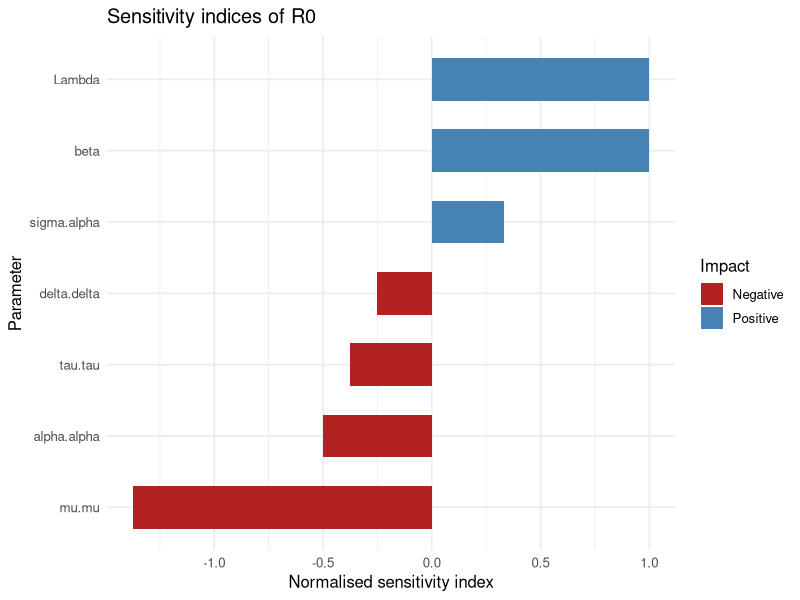
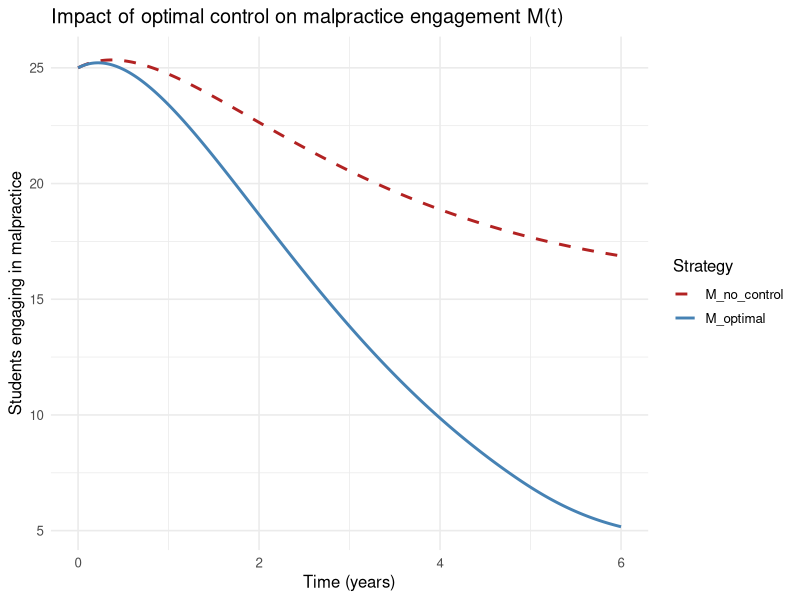

These charts were generated, in order, by the following R code:
## ---- chunk 1
library(deSolve)
library(ggplot2)
library(dplyr)
library(tidyr)
library(reshape2)
params_A <- c(
  Lambda = 50,   # Recruitment rate
  beta   = 0.0018, # Scenario A: R0 < 1
  sigma  = 0.4,  # Exposure to malpractice rate
  tau    = 0.3,  # Orientation (E -> H) rate
  alpha  = 0.2,  # Detection/cancellation rate
  delta  = 0.1,  # Direct recovery (M -> R) rate
  gamma  = 0.5,  # Recovery after cancellation (C -> R) rate
  eps    = 0.2,  # Transition (R -> H) rate
  omega  = 0.05, # Reversion (H -> S) rate
  mu     = 0.1   # Natural exit rate
)

params_B <- params_A
params_B["beta"] <- 0.003  # Scenario B: R0 > 1
init <- c(S = 120, E = 30, M = 25, C = 5, R = 5, H = 15)
times <- seq(0, 6, by = 0.01)
malpractice_ode <- function(t, state, params) {
  with(as.list(c(state, params)), {
    dS <- Lambda + omega * H - beta * S * M - mu * S
    dE <- beta * S * M - (tau + sigma + mu) * E
    dM <- sigma * E - (mu + alpha + delta) * M
    dC <- alpha * M - (mu + gamma) * C
    dR <- gamma * C + delta * M - (eps + mu) * R
    dH <- tau * E + eps * R - (omega + mu) * H
    list(c(dS, dE, dM, dC, dR, dH))
  })
}
out_A <- as.data.frame(ode(init, times, malpractice_ode, params_A))
out_B <- as.data.frame(ode(init, times, malpractice_ode, params_B))
compute_R0 <- function(p) {
  S0 <- p["Lambda"] / p["mu"]
  (p["beta"] * p["sigma"] * S0) /
    ((p["sigma"] + p["tau"] + p["mu"]) *
     (p["alpha"] + p["delta"] + p["mu"]))
}
cat("R0 Scenario A:", round(compute_R0(params_A), 3), "\n")
cat("R0 Scenario B:", round(compute_R0(params_B), 3), "\n")
plot_compartment <- function(df, var, title_str, colour = "steelblue") {
  ggplot(df, aes(x = time, y = .data[[var]])) +
    geom_line(colour = colour, linewidth = 1) +
    labs(title = title_str, x = "Time (years)", y = var) +
    theme_minimal(base_size = 12)
}

# Individual compartment plots (Scenario A)
p1 <- plot_compartment(out_A, "S", "Evolution of Susceptible individuals S(t)")
p2 <- plot_compartment(out_A, "M", "Evolution of Malpractice class M(t)", "firebrick")
p3 <- plot_compartment(out_A, "C", "Evolution of Cancelled results C(t)", "darkorange")
p4 <- plot_compartment(out_A, "R", "Evolution of Recovered class R(t)", "darkgreen")
p5 <- plot_compartment(out_A, "H", "Evolution of Honest class H(t)", "navy")
## ---- chunk 2
sensitivity_indices <- function(p) {
  sig <- p["sigma"]; tau <- p["tau"]; mu <- p["mu"]
  alp <- p["alpha"]; del <- p["delta"]
  A <- sig + tau + mu;  B <- alp + del + mu
  c(
    beta   =  1,
    Lambda =  1,
    sigma  =  B / (A + B),
    tau    = -tau / A,
    alpha  = -alp / B,
    delta  = -del / B,
    mu     = -1 - mu/A - mu/B
  )
}

si <- sensitivity_indices(params_B)
si_df <- data.frame(
  param = names(si),
  index = as.numeric(si),
  direction = ifelse(as.numeric(si) > 0, "Positive", "Negative")
)

ggplot(si_df, aes(x = reorder(param, index), y = index, fill = direction)) +
  geom_bar(stat = "identity", width = 0.6) +
  coord_flip() +
  scale_fill_manual(values = c("Positive" = "steelblue", "Negative" = "firebrick")) +
  labs(title = "Sensitivity indices of R0",
       x = "Parameter", y = "Normalised sensitivity index",
       fill = "Impact") +
  theme_minimal(base_size = 12)
## ---- chunk 3
T_end <- 6;  n <- 600
dt    <- T_end / n
times_oc <- seq(0, T_end, length.out = n + 1)

P1 <- 1; P2 <- 1; Q1 <- 10; Q2 <- 10; Q3 <- 10
p  <- params_B

# Initialise controls
w1 <- w2 <- w3 <- rep(0, n + 1)

tol  <- 1e-6; max_iter <- 1000
converged <- FALSE

for (iter in seq_len(max_iter)) {
  w1_old <- w1; w2_old <- w2; w3_old <- w3

  # --- Forward sweep (state equations) ---
  X <- matrix(0, nrow = n + 1, ncol = 6)
  X[1, ] <- as.numeric(init)

  for (i in seq_len(n)) {
    S_ <- X[i,1]; E_ <- X[i,2]; M_ <- X[i,3]
    C_ <- X[i,4]; R_ <- X[i,5]; H_ <- X[i,6]
    w1i <- w1[i]; w2i <- w2[i]; w3i <- w3[i]
    with(as.list(p), {
      X[i+1, 1] <<- S_ + dt*(Lambda + omega*H_ - (1-w1i)*beta*S_*M_ - mu*S_)
      X[i+1, 2] <<- E_ + dt*((1-w1i)*beta*S_*M_ - (tau+w2i+sigma+mu)*E_)
      X[i+1, 3] <<- M_ + dt*(sigma*E_ - (mu+alpha+w3i+delta)*M_)
      X[i+1, 4] <<- C_ + dt*((alpha+w3i)*M_ - (mu+gamma)*C_)
      X[i+1, 5] <<- R_ + dt*(gamma*C_ + delta*M_ - (eps+mu)*R_)
      X[i+1, 6] <<- H_ + dt*((tau+w2i)*E_ + eps*R_ - (omega+mu)*H_)
    })
  }

  # --- Backward sweep (adjoint equations) ---
  lam <- matrix(0, nrow = n + 1, ncol = 6)

  for (i in n:1) {
    S_ <- X[i,1]; E_ <- X[i,2]; M_ <- X[i,3]
    lS <- lam[i+1,1]; lE <- lam[i+1,2]; lH <- lam[i+1,6]
    lM <- lam[i+1,4]; lC <- lam[i+1,5]; lR <- lam[i+1,6]
    w1i <- w1[i]; w2i <- w2[i]; w3i <- w3[i]
    with(as.list(p), {
      lam[i,1] <<- lS + dt*(lS*(mu+(1-w1i)*beta*M_) - lE*(1-w1i)*beta*M_)
      lam[i,2] <<- lE + dt*(P1 + lE*(tau+w2i+sigma+mu) - lH*(tau+w2i) - lM*sigma)
      lam[i,3] <<- lam[i+1,3] + dt*(lam[i+1,3]*(omega+mu) - lS*omega)
      lam[i,4] <<- lM + dt*(P2 + lS*(1-w1i)*beta*S_ - lE*(1-w1i)*beta*S_
                    + lM*(mu+alpha+w3i+delta) - lC*(alpha+w3i) - lR*delta)
      lam[i,5] <<- lC + dt*(lC*(mu+gamma) - lR*gamma)
      lam[i,6] <<- lR + dt*(lR*(eps+mu) - lH*eps)
    })
  }

  # --- Update controls ---
  for (i in seq_len(n + 1)) {
    S_ <- X[i,1]; E_ <- X[i,2]; M_ <- X[i,3]
    lS <- lam[i,1]; lE <- lam[i,2]; lH <- lam[i,3]
    lM <- lam[i,4]; lC <- lam[i,5]
    w1[i] <- min(1, max(0, (lE - lS) * p["beta"] * S_ * M_ / Q1))
    w2[i] <- min(1, max(0, (lH - lE) * E_ / Q2))
    w3[i] <- min(1, max(0, (lC - lM) * M_ / Q3))
  }

  # --- Check convergence ---
  err <- max(abs(w1 - w1_old), abs(w2 - w2_old), abs(w3 - w3_old))
  if (err < tol) { converged <- TRUE; break }
}
cat("Converged:", converged, "after", iter, "iterations\n")

# Plot M(t): optimal vs no control
M_ctrl   <- X[, 3]
out_noctrl <- as.data.frame(ode(init, times_oc, malpractice_ode, params_B))
df_compare <- data.frame(
  time = times_oc,
  M_no_control = out_noctrl$M,
  M_optimal    = M_ctrl
)
df_long <- pivot_longer(df_compare, -time,
              names_to = "Strategy", values_to = "M")

ggplot(df_long, aes(x = time, y = M, colour = Strategy, linetype = Strategy)) +
  geom_line(linewidth = 1) +
  scale_colour_manual(values = c("M_no_control" = "firebrick",
                                 "M_optimal"    = "steelblue")) +
  scale_linetype_manual(values = c("M_no_control" = "dashed",
                                   "M_optimal"    = "solid")) +
  labs(title = "Impact of optimal control on malpractice engagement M(t)",
       x = "Time (years)", y = "Students engaging in malpractice") +
  theme_minimal(base_size = 12)
